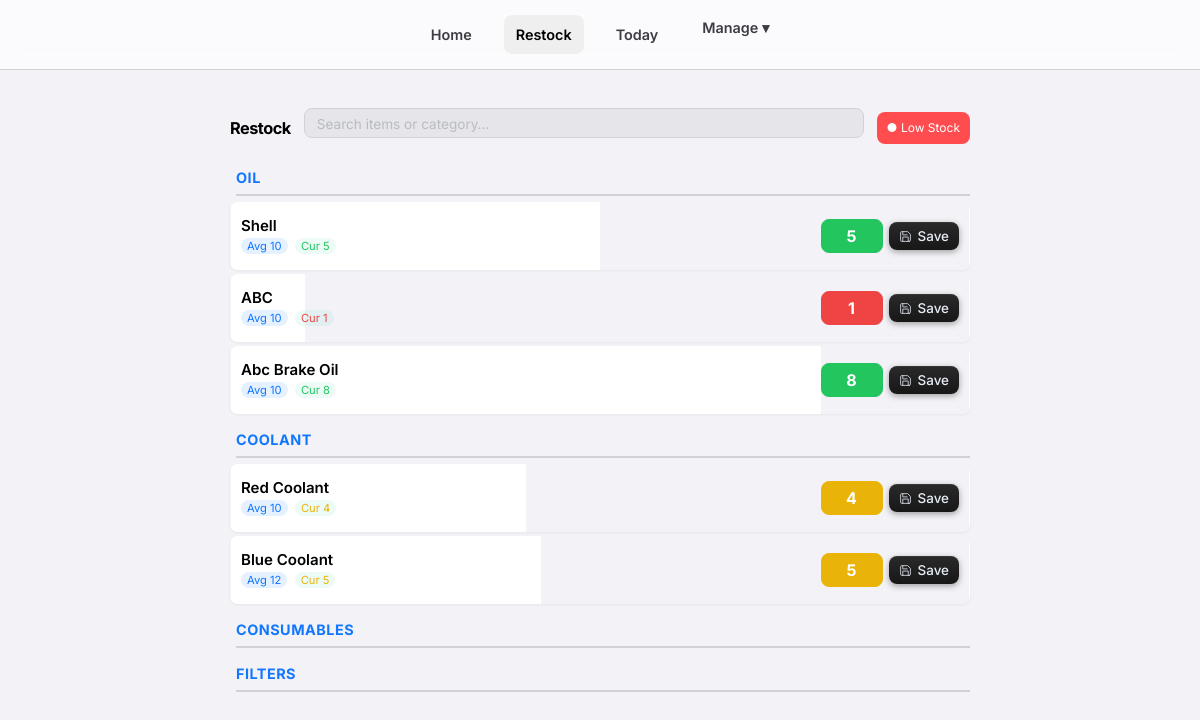
The page /stock/ (signed in) on the database its author committed.
### consumables/models.py (models this page shows, shortened)
class Category(models.Model):
    name = models.CharField(max_length=100)
    class Meta:
        verbose_name_plural = "Categories"

class Item(models.Model):
    category = models.ForeignKey(Category, related_name='items', on_delete=models.CASCADE)
    subcategory = models.ForeignKey(SubCategory, related_name='items', on_delete=models.SET_NULL, null=True, blank=True)
    name = models.CharField(max_length=200)
    average_stock = models.IntegerField(default=0, help_text="Ideal stock level for calculation")
    current_stock = models.IntegerField(default=0)
    usage_count = models.IntegerField(default=0, help_text="Cached popularity score (frequency of use)")
    score = models.IntegerField(default=1, help_text="Credits earned per unit taken")
    class Meta:
        constraints = [
            models.UniqueConstraint(
                fields=['category', 'name'],
                condition=models.Q(subcategory__isnull=True),
                name='unique_direct_item_idx'
            ),
            models.UniqueConstraint(
                fields=['subcategory', 'name'],
                name='unique_subcategory_item_idx'
            )
        ]
        ordering = ['-usage_count', 'name']
    def stock_percentage(self):
        if self.average_stock <= 0:
            return 100 # Default to full/green if no average set to avoid div/0 error showing red
        return (self.current_stock / self.average_stock) * 100
    def stock_status_color(self):
        pct = self.stock_percentage()
        if pct < 25:
            return "#ef4444" # Red
        elif pct < 50:
            return "#eab308" # Yellow
        else:
            return "#22c55e" # Green

### consumables/views.py (the view)
# urls.py: path('stock/', views.stock_list, name='stock_list'),
@login_required
def stock_list(request):
    categories = Category.objects.prefetch_related('items').all()
    return render(request, 'consumables/stock_list.html', {'categories': categories})

### consumables/templates/consumables/stock_list.html (shortened to what this page needs)
{% extends 'consumables/base.html' %}
{% block content %}
<div class="restock-container">
    <div class="top-row">
        <h2>Restock</h2>
        <div class="search-container">
            <input id="restockSearch" class="tiny-search" type="text" placeholder="Search items or category…">
        </div>
        <a href="{% url 'low_stock_list' %}" class="low-stock-btn">
            ● Low Stock
        </a>
    </div>
    {% for category in categories %}
    <div class="category-section">
        <h3 class="category-title">{{ category.name }}</h3>
        {% for item in category.items.all %}
        <form method="post" action="{% url 'update_stock' item.id %}" class="item-card" data-default-display="flex"
            style="background: linear-gradient(90deg, var(--card-bg) {{ item.stock_percentage|floatformat:0 }}%, transparent {{ item.stock_percentage|floatformat:0 }}%);">
            <div class="item-info">
                <div class="item-name" onclick="this.classList.toggle('expanded')">
                    {{ item.name }}
                </div>
                <div class="item-stock">
                    <span class="stock-badge avg-badge">Avg {{ item.average_stock }}</span>
                    <span class="stock-badge cur-badge" style="color:{{ item.stock_status_color }}">
                        Cur {{ item.current_stock }}
                    </span>
                </div>
            </div>
            <div class="controls">
                <input type="number" name="current_stock" value="{{ item.current_stock }}" inputmode="numeric"
                    style="background-color: {{ item.stock_status_color }}; border-color: {{ item.stock_status_color }}; color: white; font-weight: bold;">
                <button type="submit" class="btn-save">
                    <svg viewBox="0 0 24 24" fill="none" stroke="currentColor" stroke-width="1.6" stroke-linecap="round"
                        stroke-linejoin="round">
                        <path d="M19 21H5a2 2 0 0 1-2-2V5a2 2 0 0 1 2-2h11l5 5v11a2 2 0 0 1-2 2z" />
                        <path d="M17 21v-8H7v8" />
                        <path d="M7 3v6h8" />
                    </svg>
                    Save
                </button>
            </div>
        </form>
        {% endfor %}
    </div>
    {% endfor %}
</div>
{% endblock %}

### consumables/static/css/style.css (style rules this page uses)
:root { --bg-color: #f2f2f7; --card-bg: #ffffff; --text-primary: #000000; --text-secondary: #3c3c43; --accent-red: #ff3b30; --accent-blue: #007aff; --accent-green: #34c759; --accent-yellow: #f59e0b; --border-color: #d1d1d6; --glass-bg: rgba(255, 255, 255, 0.7); --glass-border: rgba(0, 0, 0, 0.1); --input-bg: rgba(0, 0, 0, 0.05); }
* { box-sizing: border-box; margin: 0; padding: 0; font-family: 'Inter', -apple-system, BlinkMacSystemFont, "Segoe UI", Roboto, Helvetica, Arial, sans-serif; }
body { background-color: var(--bg-color); color: var(--text-primary); line-height: 1.6; padding-bottom: 80px; }
h1, h2, h3 { font-weight: 700; letter-spacing: -0.5px; margin-bottom: 1rem; color: var(--text-primary); }
a { color: var(--accent-blue); text-decoration: none; }
.category-section { margin-bottom: 40px; }
.category-title { font-size: 1.5rem; border-bottom: 2px solid var(--border-color); padding-bottom: 5px; margin-bottom: 10px; color: var(--accent-blue); text-transform: uppercase; letter-spacing: 1px; }
.item-card { background-color: var(--card-bg); padding: 15px; margin-bottom: 10px; border-radius: 12px; display: flex; justify-content: space-between; align-items: center; border: 1px solid var(--border-color); transition: transform 0.2s, box-shadow 0.2s; box-shadow: 0 1px 3px rgba(0, 0, 0, 0.05); }
.item-info { flex-grow: 1; }
.item-name { font-weight: 600; font-size: 1.1rem; color: var(--text-primary); }
.item-stock { font-size: 0.8rem; color: var(--text-secondary); }
input[type="text"], input[type="password"], input[type="number"], select { width: 100%; padding: 12px; margin: 8px 0; background-color: var(--input-bg); border: 1px solid var(--border-color); border-radius: 8px; color: var(--text-primary); font-size: 1rem; transition: border-color 0.2s, background-color 0.2s; }
.search-container { margin-bottom: 10px; padding: 0 5px; }
.tiny-search { width: 100%; background: var(--input-bg); border: 1px solid var(--border-color); border-radius: 20px; padding: 2px 10px; color: var(--text-primary); font-size: 0.8rem; line-height: normal; outline: none; transition: all 0.2s ease; margin: 0; box-sizing: border-box; height: 30px; }
.tiny-search::placeholder { color: var(--text-secondary); opacity: 0.6; font-size: 0.85rem; }

### rows shown on the page
Category: name "OIL"
Item: name "Shell", average_stock "10", current_stock "5"
Item: name "ABC", average_stock "10", current_stock "1"
Item: name "Abc Brake Oil", average_stock "10", current_stock "8"
Category: name "COOLANT"
Item: name "Red Coolant", average_stock "10", current_stock "4"
Item: name "Blue Coolant", average_stock "12", current_stock "5"
Category: name "CONSUMABLES"
Category: name "FILTERS"
